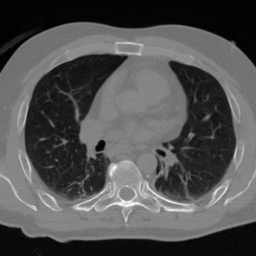
#> input picture assets/seg_test.jpg, 256 x 256 px
$ python subs.py
#> lines starting #> are read from the running program, lines starting #| are printed output that depends on the picture; after the words box and inside, x2 and y2 are one past the last pixel; in counts of white or black regions, pixels touching at a corner belong together
import cv2
import math
import numpy as np
from matplotlib import pyplot as plt

Image = cv2.imread("./assets/seg_test.jpg", 1)  # 读入原图
#> Image is the input picture: shape (256, 256, 3); min 0, max 255, mean 81.8
image = cv2.cvtColor(Image, cv2.COLOR_BGR2GRAY)
img = np.array(image, dtype=np.float64)  # 读入到np的array中，并转化浮点类型

# 初始水平集函数
IniLSF = np.ones((img.shape[0], img.shape[1]), img.dtype)
IniLSF[200:220, 200:220] = -1
IniLSF = -IniLSF

# 画初始轮廓
Image = cv2.cvtColor(Image, cv2.COLOR_BGR2RGB)
plt.figure(1), plt.imshow(Image), plt.xticks([]), plt.yticks([])  # to hide tick values on X and Y axis
plt.contour(IniLSF, [0.5])  # 画LSF=0处的等高线
plt.draw(), plt.show(block=False)
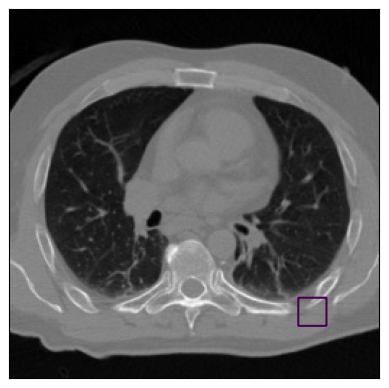
#> figure drawn by matplotlib, 1 panel


# CV函数
def CV(phi, img, mu, nu, epsilon, step):
    delta = (epsilon / math.pi) / (epsilon * epsilon + phi * phi)
    hea_func = 0.5 * (1 + (2 / math.pi) * np.arctan(phi / epsilon))
    Iy, Ix = np.gradient(phi)
    s = np.sqrt(Ix * Ix + Iy * Iy)
    Nx = Ix / (s + 0.000001)
    Ny = Iy / (s + 0.000001)
    Mxx, Nxx = np.gradient(Nx)
    Nyy, Myy = np.gradient(Ny)
    cur = Nxx + Nyy
    length = nu * delta * cur

    Lap = cv2.Laplacian(phi, -1)
    Penalty = mu * (Lap - cur)

    s1 = hea_func * img
    s2 = (1 - hea_func) * img
    s3 = 1 - hea_func
    c1 = s1.sum() / hea_func.sum()
    c2 = s2.sum() / s3.sum()
    CVterm = delta * ((img - c2) ** 2 - (img - c1) ** 2)

    phi = phi + step * (length + Penalty + CVterm)
    return phi


# 模型参数
mu = 1
nu = 0.003 * 255 * 255
num = 5
epsilon = 0.5
step = 0.05
LSF = IniLSF
for _ in range(1, num):
    LSF = CV(LSF, img, mu, nu, epsilon, step)  # 迭代
#> this loop made 4 passes
#> (c1 in CV, c2 in CV) on passes 1 to 4: (83.29, 81.52), (123.7, 62.47), (128.3, 24.34), (128.1, 23.78)
#> pass 1, in CV, `hea_func = 0.5 * (1 + (2 / math.pi) * np.arctan(phi / epsilon))`:
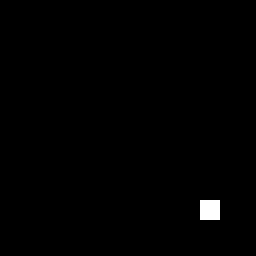
#> hea_func: shape (256, 256) float64; values 0.148 (black) and 0.852 (white), 0.61% white; 1 white region, box (x1, y1, x2, y2) and area: (200, 200, 220, 220) 400
#> pass 1, in CV, `Iy, Ix = np.gradient(phi)`:
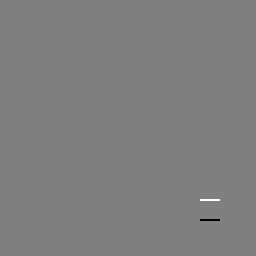
#> Iy: shape (256, 256) float64; min -1, max 1, mean 0; drawn with min black and max white
#> after the loop:
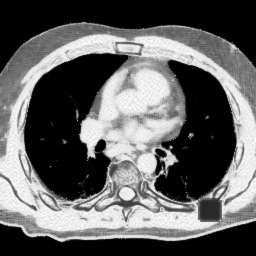
#> LSF: shape (256, 256) float64; min -15.9, max 153.6, mean 50; drawn with min black and max white
plt.imshow(Image), plt.xticks([]), plt.yticks([])
plt.contour(LSF, [0.5], colors='r')
plt.draw(), plt.show(), plt.pause(0.01)
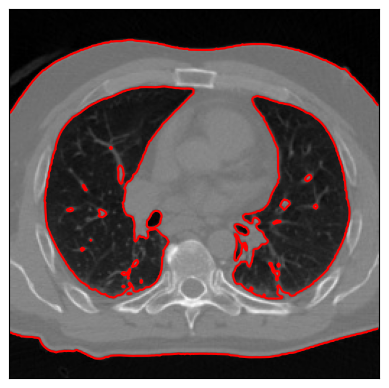
#> figure drawn by matplotlib, 1 panel
